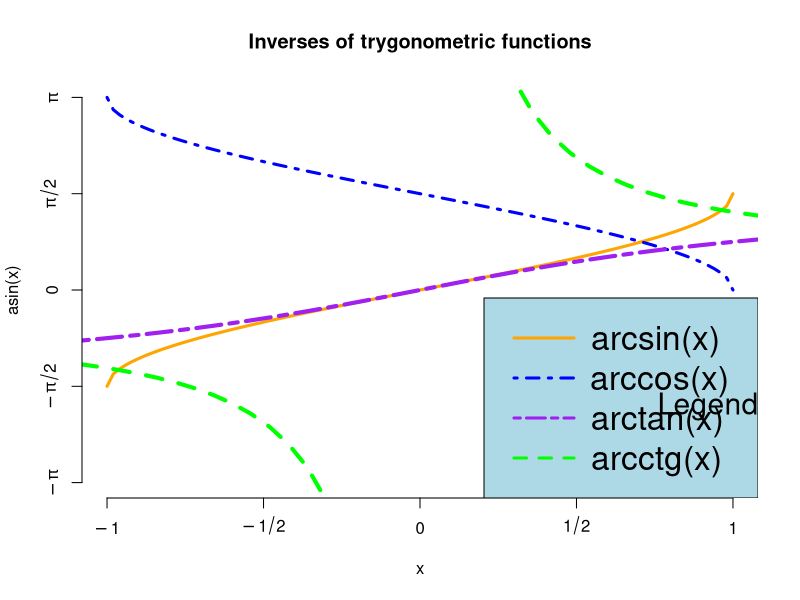
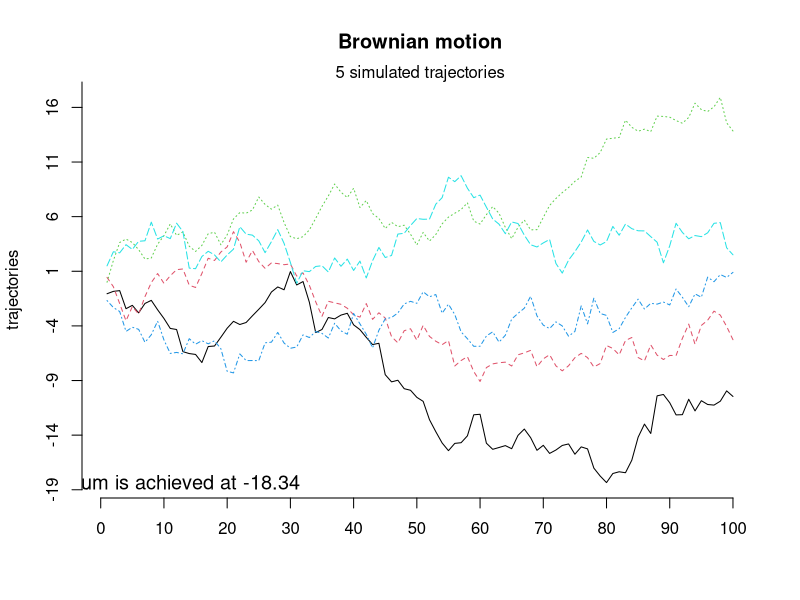
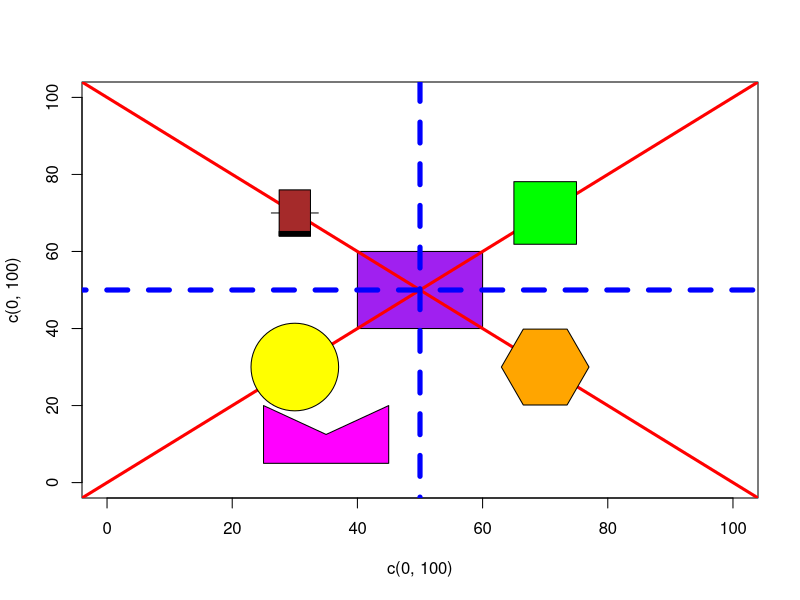
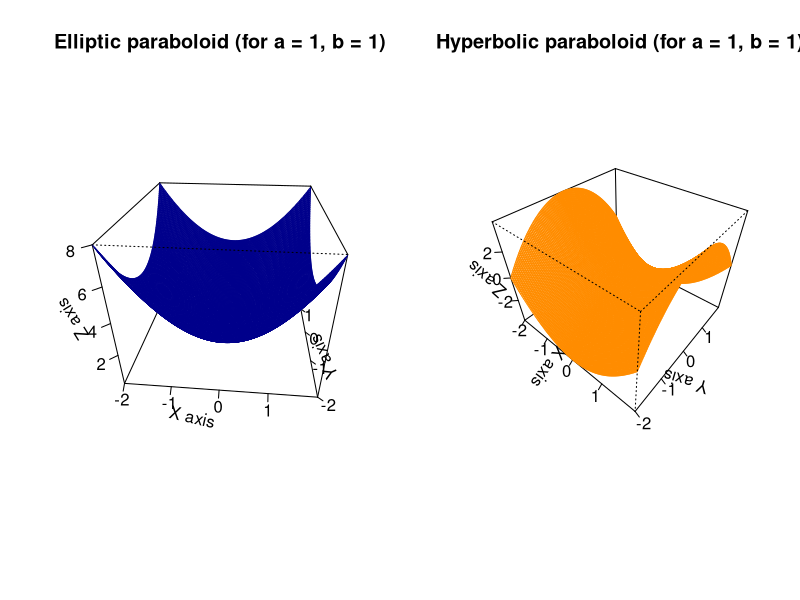
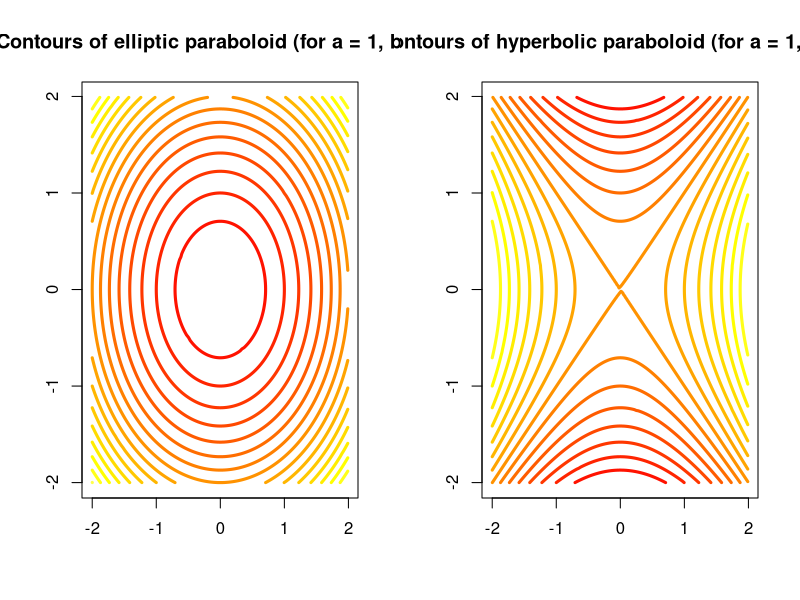
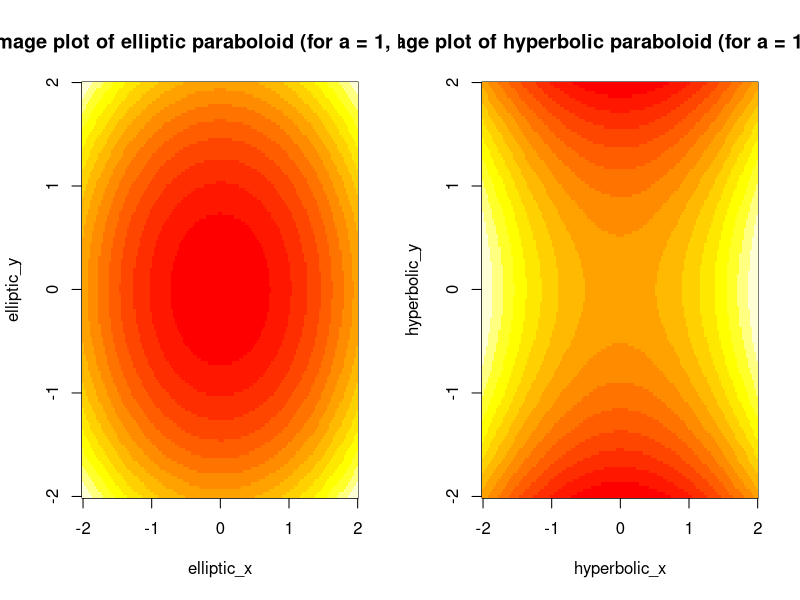

Source code (R) for these figures, in order:
acotan <- Vectorize(function(x) 1 / atan(x))

# Task 1

par(mfrow=c(1, 1))
curve(asin, from = -1, to = 1, ylim = c(-pi, pi), col = "orange", lwd = 3, axes = FALSE)
curve(acos, from = -1, to = 1, col = "blue", add = TRUE, lwd = 3, lty = 4)
curve(atan, from = -3, to = 3, col = "purple", add = TRUE, lty = 6, lwd = 4)
curve(acotan, from = -3, to = 3, col = "green", add = TRUE, lty = 2, lwd = 4)
axis(1, at = c(-1, -0.5, 0, 0.5, 1), labels = expression(-1, -1 / 2, 0, 1 / 2, 1))
axis(2, at = c(-pi, -pi / 2, 0, pi / 2, pi), labels = expression(-pi, -pi / 2, 0, pi / 2, pi))
title(main = "Inverses of trygonometric functions")
legend("bottomright", legend=c("arcsin(x)", "arccos(x)", "arctan(x)", "arcctg(x)"),
       col=c("orange", "blue", "purple", "green"), lty=c(1, 4, 6, 2), lwd=c(3, 3, 3, 3), cex=2.0,
       adj = c(0.1, 0.5), bg = "lightblue")
text(0.92 , -1.9, labels = "Legend", cex = 1.8)


# Task 2

sample_rnorm <- function() {
  return(cumsum(rnorm(100)))
}


trajectories <- matrix(
  c(sample_rnorm(), sample_rnorm(), sample_rnorm(), sample_rnorm(), sample_rnorm()),
  ncol = 5
)
matplot(trajectories, type = "l", axes = FALSE)
title(main = "Brownian motion")
axis(1, at = seq(0, 100, 10))
axis(2, at = seq(floor(min(trajectories)), floor(max(trajectories) + 5), 5))
rounded_min_value <- round(min(trajectories), digits = 2)
text(10 , min(trajectories), labels = paste("Minimum is achieved at", rounded_min_value), cex = 1.2)
mtext("5 simulated trajectories")

# Task 3

plot(c(0, 100), c(0, 100), type = "n")
rect(40, 40, 60, 60, col="purple")
abline(a = 0, b = 1, lty = 1, lwd = 3, col = "red")
abline(a = 100, b = -1, lty = 1, lwd = 3, col = "red")
lines(c(50, 50), c(-20, 120), lty = 2, lwd = 5, col="blue")
lines(c(-20, 120), c(50, 50), lty = 2, lwd = 5, col="blue")
symbols(30, 30, circles = 7, bg = "yellow", add = TRUE, inches = FALSE)
symbols(70, 70, squares = 10, bg = "green", add = TRUE, inches = FALSE)
symbols(70, 30, stars = matrix(7, ncol = 6), bg = "orange", add = TRUE, inches = FALSE)
symbols(30, 70, thermometers = matrix(c(5, 12, 0.1), ncol = 3), bg = "brown", add = TRUE, inches = FALSE)
polygon(c(25, 45, 45, 35, 25), c(5, 5, 20, 12.5, 20), col = "magenta")

# Task 4

elliptic_x <- seq(-2, 2, 0.03)
elliptic_y <- seq(-2, 2, 0.03)
elliptic_f <- function(x, y) (x^2 + y^2)
elliptic_z <- outer(elliptic_x, elliptic_y, elliptic_f)

hyperbolic_x <- seq(-2, 2, 0.03)
hyperbolic_y <- seq(-2, 2, 0.03)
hyperbolic_f <- function(x, y) (x^2 - y^2)
hyperbolic_z <- outer(hyperbolic_x, hyperbolic_y, hyperbolic_f)

par(mfrow=c(1, 2))
persp(elliptic_x, elliptic_y, elliptic_z, theta = 5, phi = 30, expand = 0.8, border = "darkblue",
      xlab = "X axis", ylab = "Y axis", zlab = "Z axis", ticktype = "detailed", nticks = 5)
title("Elliptic paraboloid (for a = 1, b = 1)")
persp(hyperbolic_x, hyperbolic_y, hyperbolic_z, theta = 40, phi = 40, expand = 0.8, border = "darkorange",
      xlab = "X axis", ylab = "Y axis", zlab = "Z axis", ticktype = "detailed", nticks = 5)
title("Hyperbolic paraboloid (for a = 1, b = 1)")

par(mfrow=c(1, 2))
contour(elliptic_x, elliptic_y, elliptic_z, nlevels = 20, drawlabels = FALSE, col = heat.colors(20), lwd = 3)
title("Contours of elliptic paraboloid (for a = 1, b = 1)")
contour(hyperbolic_x, hyperbolic_y, hyperbolic_z, nlevels = 20, drawlabels = FALSE, col = heat.colors(20), lwd = 3)
title("Contours of hyperbolic paraboloid (for a = 1, b = 1)")

par(mfrow=c(1, 2))
image(elliptic_x, elliptic_y, elliptic_z, col = heat.colors(15))
title("Image plot of elliptic paraboloid (for a = 1, b = 1)")
image(hyperbolic_x, hyperbolic_y, hyperbolic_z, col = heat.colors(15))
title("Image plot of hyperbolic paraboloid (for a = 1, b = 1)")

rm(list = ls())
